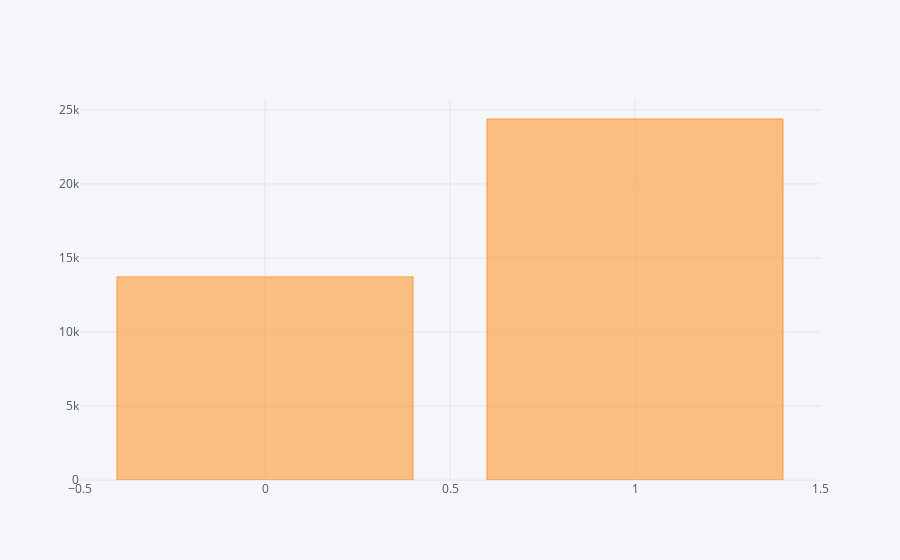

Notebook code for this chart:
### Code cell
pd.DataFrame([not_in_vocab[x].count().sum() for x in not_in_vocab.columns.levels[0]]).iplot(kind='bar')

### Figure 1 — Plotly figure (JSON) as saved in the notebook; plotly's stock layout.template omitted (floating-point values rounded to 4 significant figures)
{"data": [{"marker": {"color": "rgba(255, 153, 51, 0.6)", "line": {"color": "rgba(255, 153, 51, 1.0)", "width": 1}}, "name": "0", "orientation": "v", "text": "", "type": "bar", "uid": "41b566d7-eb0e-407e-941e-f9b1988a4417", "x": [0, 1], "y": [13718, 24387]}], "layout": {"legend": {"bgcolor": "#F5F6F9", "font": {"color": "#4D5663"}}, "paper_bgcolor": "#F5F6F9", "plot_bgcolor": "#F5F6F9", "titlefont": {"color": "#4D5663"}, "xaxis": {"gridcolor": "#E1E5ED", "showgrid": true, "tickfont": {"color": "#4D5663"}, "title": "", "titlefont": {"color": "#4D5663"}, "zerolinecolor": "#E1E5ED"}, "yaxis": {"gridcolor": "#E1E5ED", "showgrid": true, "tickfont": {"color": "#4D5663"}, "title": "", "titlefont": {"color": "#4D5663"}, "zerolinecolor": "#E1E5ED"}}}
